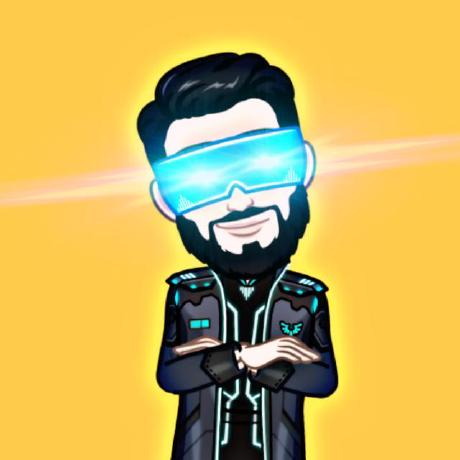
#> input picture Image Modification/rb3.jpeg, 460 x 460 px
$ python changeToGray.py
#> lines starting #> are read from the running program, lines starting #| are printed output that depends on the picture
import cv2
img = cv2.imread("rb3.jpeg")
#> img is the input picture: shape (460, 460, 3); mean B, G, R 92.1, 177.7, 204.4
grayImg = cv2.cvtColor(img, cv2.COLOR_BGR2GRAY) #color to grey image
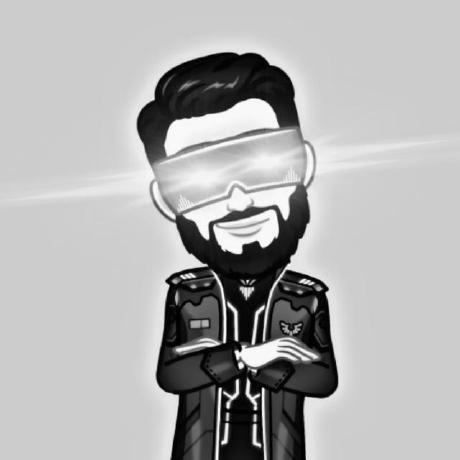
#> grayImg: shape (460, 460); min 0, max 255, mean 176.1
cv2.imwrite("grayImage.png", grayImg)

cv2.imshow("Original", img)
cv2.imshow("Gray", grayImg)
cv2.waitKey(0)
cv2.destroyAllWindows()
